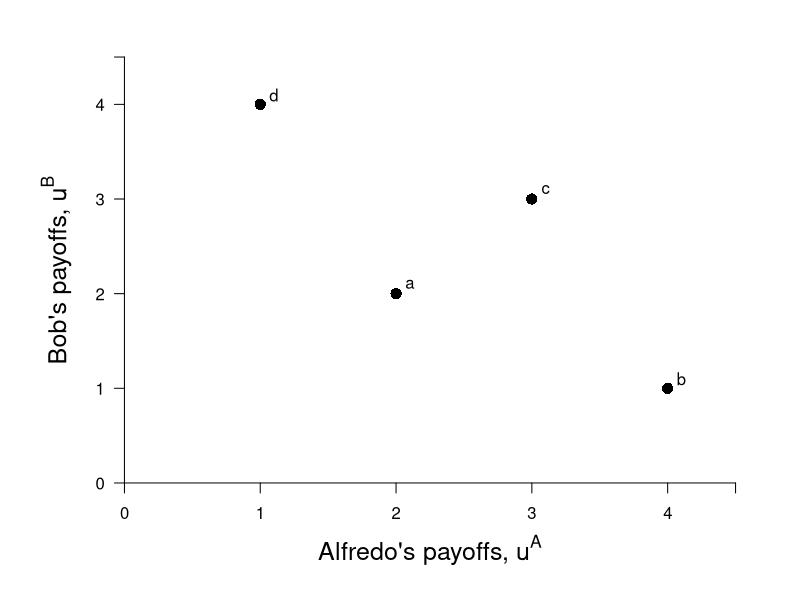

Generate this figure with R:
require(ggplot2)
require(shape)
pdf(file = "society/society_fishers_question_no_ne.pdf", width = 7, height = 7)

#Set parameters for graphics
axislabelsize <- 1.5
par(mar =  c(5, 5, 2, 2))
xlims <- c(0, 4.5)
ylims <- c(0, 4.5)


ticksy <- c(ylims[1], 1, 2, 3, 4, ylims[2])
ylabels <- c(ylims[1], 1, 2, 3, 4, NA)
ticksx <- c(xlims[1], 1, 2, 3, 4, xlims[2])
xlabels <- c(xlims[1], 1, 2, 3, 4, NA)

#Plot command 
plot(0, 0, xlim = xlims, ylim = ylims, type = "n",
     xlab = expression(paste("")),
     ylab = expression(paste("")),
     xaxt = "n", yaxt = "n", cex.lab = axislabelsize, bty = "n")

#Customize ticks and labels for the plot
axis(1, at = ticksx, pos = 0, labels = xlabels)
axis(2, at = ticksy, pos = 0, labels = ylabels, las = 1)


mtext(expression(paste("Alfredo's payoffs, ", u^A)), side=1, line = 2.5, cex = axislabelsize)
text(-0.5, 0.5*ylims[2], expression(paste("Bob's payoffs, ", u^B)), xpd = TRUE, cex = axislabelsize, srt = 90) 


#Lines for the coordinates of the Nash equilbrium
#segments(1, 4, 3, 3, lty = 1, col = "#7fc97f", lwd = 4)
#segments(3, 3, 4, 1, lty = 1, col = "#7fc97f", lwd = 4)

#Add points a, b, c and c
points(1, 4, pch = 16, col = "black", cex = 1.5)
text(1.1, 4.1, expression(paste("d")))
points(3, 3, pch = 16, col = "black", cex = 1.5)
text(3.1, 3.1, expression(paste("c")))
points(4, 1, pch = 16, col = "black", cex = 1.5)
text(4.1, 1.1, expression(paste("b")))
points(2, 2, pch = 16, col = "black", cex = 1.5)
text(2.1, 2.1, expression(paste("a")))
#atext(1.5, 1.8, expression(paste("Nash equilibrium")))

#Label utility possibilities frontier
#text(3.9, 2.6, expression(paste("Utility Possibilities")))
#text(3.9, 2.35, expression(paste("Frontier (upf)")))


dev.off()
